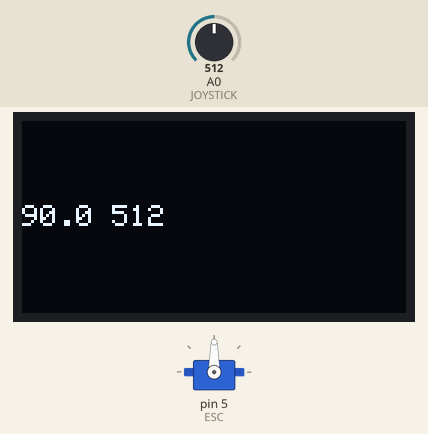
Simulated run of this sketch. Board: Arduino Uno, built with avr-gcc and run on an emulated ATmega328P. Parts: servo, 128×64 one-colour display. The test bench sets the inputs (shaded band); at power-on: A0 (JOYSTICK) = 512. What the sketch prints to the serial monitor is not drawn.

Above: at 1.2 s.
1.3 s: A0 (JOYSTICK) set to 561
At 1.9 s:
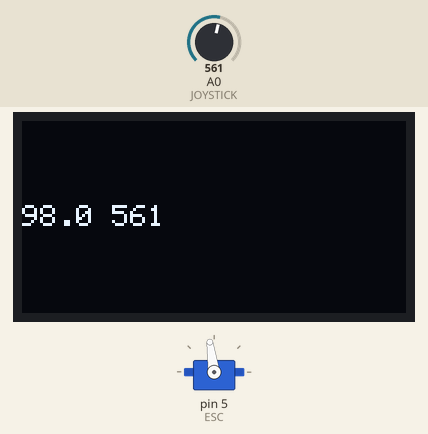
2.8 s: A0 (JOYSTICK) set to 577
At 4.0 s:
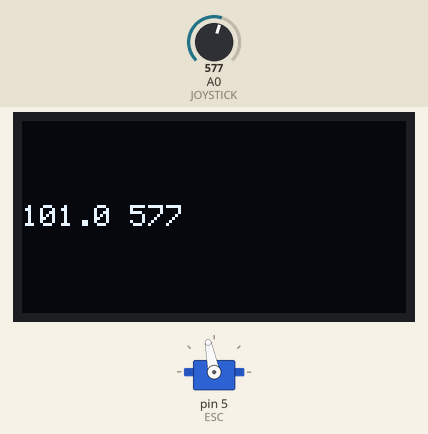
4.3 s: A0 (JOYSTICK) set to 991
At 4.6 s:
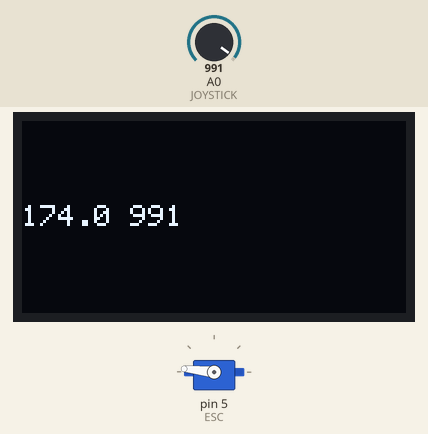
5.8 s: A0 (JOYSTICK) set to 1014
At 6.4 s:
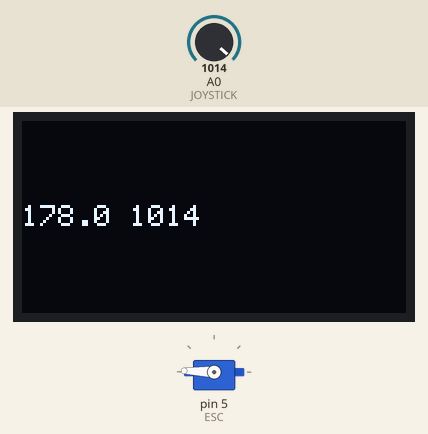
7.3 s: A0 (JOYSTICK) set to 306
At 8.5 s:
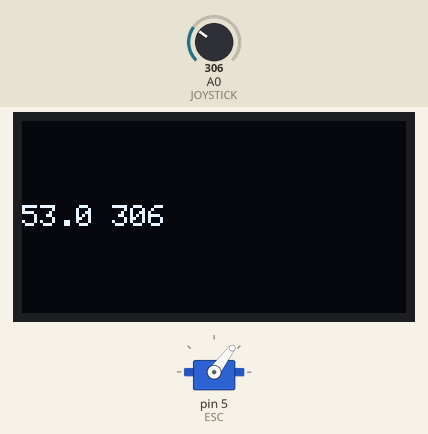
8.8 s: A0 (JOYSTICK) set to 109
At 9.6 s:
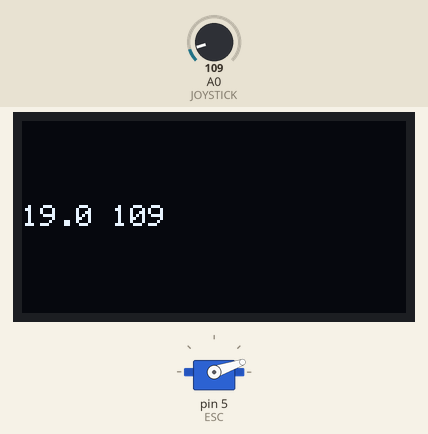
10.3 s: A0 (JOYSTICK) set to 94
Timing chart, 0 to 12.8 s (numbered marks = the images above; inputs shaded):
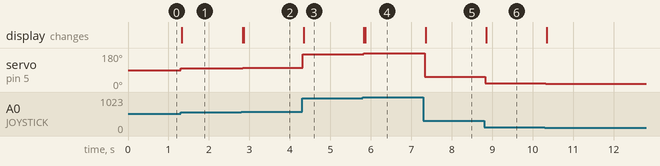

The sketch:

sketch_aug01a.ino
```cpp
#include <Servo.h>
#include <printf.h>
#include <SPI.h>
#include <Wire.h>
#include <Adafruit_GFX.h>
#include <Adafruit_SSD1306.h>

#define JOYSTICK A0 // керування напрямком руху

#define SCREEN_WIDTH 128 // OLED display width, in pixels
#define SCREEN_HEIGHT 64 // OLED display height, in pixels

// Declaration for SSD1306 display connected using I2C
#define OLED_RESET     -1 // Reset pin # (or -1 if sharing Arduino reset pin)
#define SCREEN_ADDRESS 0x3C
Adafruit_SSD1306 display(SCREEN_WIDTH, SCREEN_HEIGHT, &Wire, OLED_RESET);

Servo ESC;
float value;

void setup() {
  Serial.begin(9600);
  ESC.attach(5);

  if(!display.begin(SSD1306_SWITCHCAPVCC, SCREEN_ADDRESS)) {
    Serial.println(F("SSD1306 allocation failed"));
    for(;;); // Don't proceed, loop forever
  }

}

void loop() {
  value=analogRead(JOYSTICK); // Ortalama değer
  value=map(value, 0, 1023, 0, 180);
  ESC.write(value);
  Serial.print("Değer= ");
  Serial.println(value);
  Serial.print("Joystick= ");
  Serial.println(analogRead(JOYSTICK));
  display.clearDisplay();
  display.setTextSize(1);
  display.setTextColor(WHITE);
  display.setCursor(0,28);
  String temp_to_string1 = String(value, 1);
  String temp_to_string2 = String(analogRead(JOYSTICK), 1);
  display.println(temp_to_string1 + " " + analogRead(JOYSTICK));
  display.display();
}
```

Measured:
- after the input at 1.3 s, servo on pin 5 (ESC): 90° → 98° at once; the display: changes at once (image 1)
- after the input at 2.8 s, servo on pin 5 (ESC): 98° → 101° at once; the display: first changes at once (image 2 shows a later state)
- after the input at 4.3 s, servo on pin 5 (ESC): 101° → 174° at once; the display: changes after 0.05 s (image 3)
- after the input at 5.8 s, servo on pin 5 (ESC): 174° → 178° at once; the display: first changes at once (image 4 shows a later state)
- after the input at 7.3 s, servo on pin 5 (ESC): 178° → 53° at once; the display: changes after 0.06 s (image 5)
- after the input at 8.8 s, servo on pin 5 (ESC): 53° → 19° at once; the display: changes after 0.06 s (image 6)
- after the input at 10.3 s, servo on pin 5 (ESC): 19° → 16° at once
